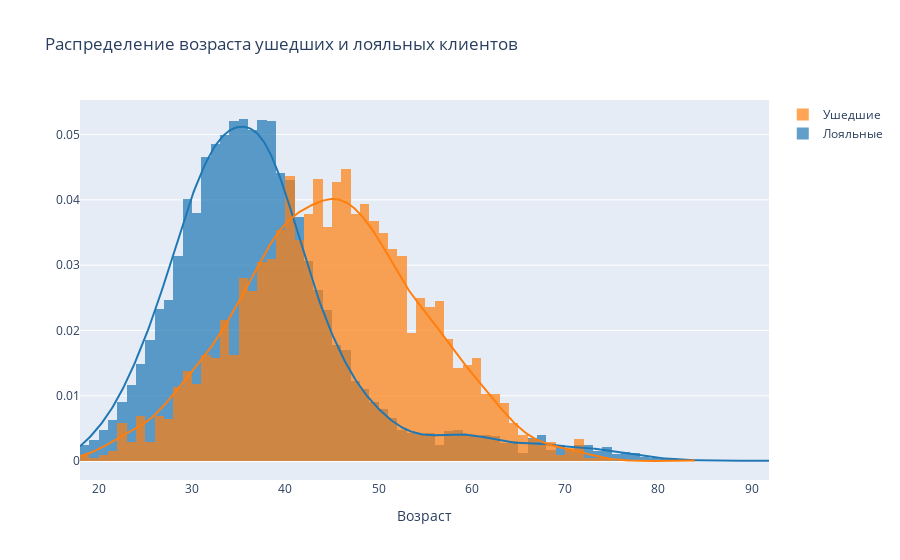

Here is the notebook cell this chart was saved with:
### Markdown cell above
Для того, чтобы более точно определить возрастную категорию клиентов, на которую стоит обратить внимание банку, можно построить дополнительные графики плотности распределения возраста:

### Code cell
hist_data = [churn_data[churn_data["Exited"] == "Лояльный"]["Age"], churn_data[churn_data["Exited"] == "Ушедший"]["Age"]]
group_labels = ["Лояльные", "Ушедшие"]
fig = ff.create_distplot(hist_data, group_labels, show_hist=True, show_rug=False)
fig.update_layout(title='Распределение возраста ушедших и лояльных клиентов', xaxis_title='Возраст')
fig.show()

display(Image(filename='D:\DS\Skillfactory_jupiter_notebook\PYTHON-13.Vizualization_data\data\9.41.png'))

### Figure 1 — Plotly figure (JSON) as saved in the notebook; plotly's stock layout.template omitted (floating-point values rounded to 4 significant figures; data arrays with more than 128 entries replaced by an {"elided": "..."} marker saying what was removed)
{"data": [{"autobinx": false, "histnorm": "probability density", "legendgroup": "Лояльные", "marker": {"color": "rgb(31, 119, 180)"}, "name": "Лояльные", "opacity": 0.7, "type": "histogram", "x": {"elided": "7963 int values"}, "xaxis": "x", "xbins": {"end": 92, "size": 1, "start": 18}, "yaxis": "y"}, {"autobinx": false, "histnorm": "probability density", "legendgroup": "Ушедшие", "marker": {"color": "rgb(255, 127, 14)"}, "name": "Ушедшие", "opacity": 0.7, "type": "histogram", "x": {"elided": "2037 int values"}, "xaxis": "x", "xbins": {"end": 84, "size": 1, "start": 18}, "yaxis": "y"}, {"legendgroup": "Лояльные", "marker": {"color": "rgb(31, 119, 180)"}, "mode": "lines", "name": "Лояльные", "showlegend": false, "type": "scatter", "x": {"elided": "500 float values"}, "xaxis": "x", "y": {"elided": "500 float values"}, "yaxis": "y"}, {"legendgroup": "Ушедшие", "marker": {"color": "rgb(255, 127, 14)"}, "mode": "lines", "name": "Ушедшие", "showlegend": false, "type": "scatter", "x": {"elided": "500 float values"}, "xaxis": "x", "y": {"elided": "500 float values"}, "yaxis": "y"}], "layout": {"barmode": "overlay", "hovermode": "closest", "legend": {"traceorder": "reversed"}, "title": {"text": "Распределение возраста ушедших и лояльных клиентов"}, "xaxis": {"anchor": "y2", "domain": [0, 1], "title": {"text": "Возраст"}, "zeroline": false}, "yaxis": {"anchor": "free", "domain": [0, 1], "position": 0}}}
